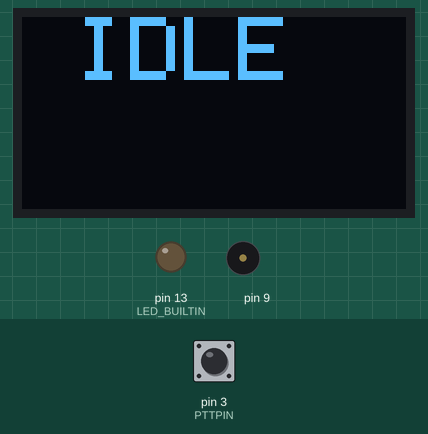
Recording of a sketch running on a simulated Arduino Uno, built with avr-gcc and run on an emulated ATmega328P. Parts: 128×64 one-colour display, output pins drawn as LEDs (lit = HIGH), buzzer (waves = sounding). The inputs (shaded band) are chosen by the test bench; at power-on: pin 3 (PTTPIN) HIGH. What the sketch prints to the serial monitor is not drawn.

Above: at 4.3 s.
4.4 s: pin 3 (PTTPIN) pulled LOW for 0.15 s
At 5.3 s:
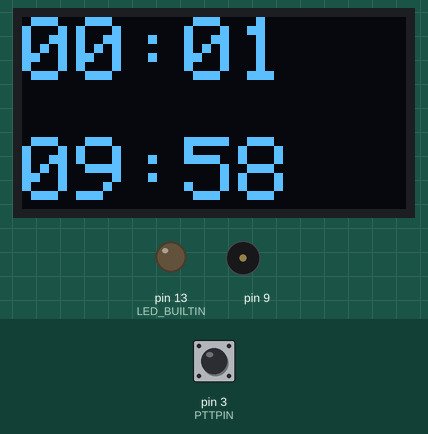
7.5 s: pin 3 (PTTPIN) pulled LOW for 1 s
At 7.8 s:
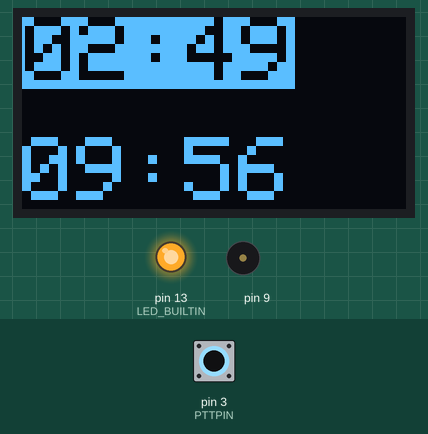
10.0 s: pin 3 (PTTPIN) pulled LOW for 0.15 s
At 10.9 s:
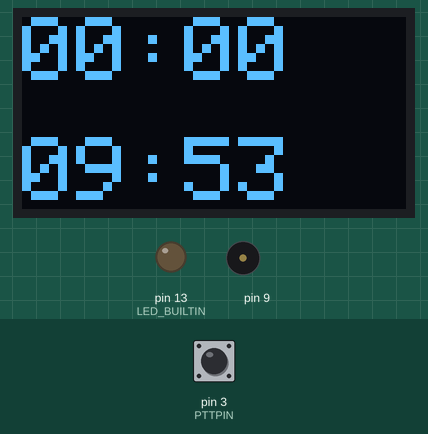
11.6 s: pin 3 (PTTPIN) pulled LOW for 1 s
At 13.9 s:
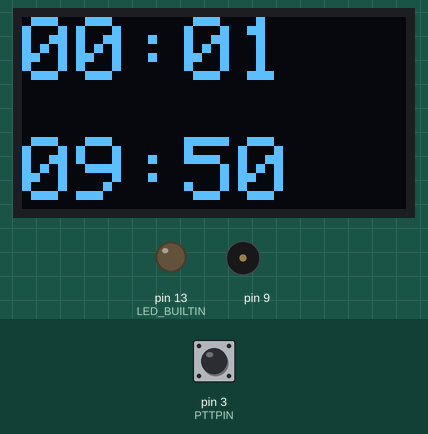
Timing chart, 0 to 15.1 s (numbered marks = the images above; inputs shaded):
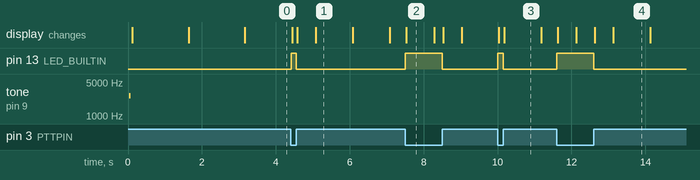

The sketch:

PTTTimer.ino
```cpp
//K7PHI Icom 27-A PTT Timer

#include <SPI.h>
#include <Wire.h>
#include <toneAC.h>
#include <Adafruit_SSD1306.h>
#include <Adafruit_GFX.h>
//#include <Fonts/FreeSans12pt7b.h>

#define SSD1306_EXTERNALVCC
#define PTTPIN 3 //PTT pin is 3

#define SCREEN_WIDTH 128 // OLED display width, in pixels
//#define SCREEN_HEIGHT 32 // OLED display height, in pixels
#define SCREEN_HEIGHT 64 // OLED display height, in pixels

// Declaration for an SSD1306 display connected to I2C (SDA, SCL pins)
#define OLED_RESET -1 // Reset pin # (or -1 if sharing Arduino reset pin)
Adafruit_SSD1306 display(SCREEN_WIDTH, SCREEN_HEIGHT, &Wire, OLED_RESET);

#define PTTTIME  170000 //170 seconds, 10 seconds shy of 3 minutes
#define IDTIME   600000 //600 seconds (10min)
#define IDLETIME 900000 //900 seconds (15 min)

//#define PTTTIME 10000 //10 seconds, for testing
//#define IDTIME 60000 //60 seconds (1min, for testing)
//#define IDLETIME 120000 //120 seconds, for testing


//Global Variables
unsigned long screenRefreshTimer = 0, PTTTimer = 0, IDTimer = 0;
bool FirstPTT = false, PTTMode = false, IDMode = false;
int PTTAlarm = 0;
const int screenRefreshInterval=250;

void splashScreen()
{
  //display splash screen
  display.clearDisplay();
  display.setTextSize(2);             // Normal 1:1 pixel scale
  display.setTextColor(SSD1306_WHITE);        // Draw white text
  display.setCursor(0, 0);            // Start at top-left corner
  display.println(F("   ICOM   ")); //10
  display.println(F(" PTT-Piggy"));
  display.display();
  display.clearDisplay();
  delay(1500);

  display.setCursor(0, 0);            // Start at top-left corner
  display.println( F("  K7PHI   "));
  display.println( F("   2021   "));
  display.display(); //wipe clear could be fun and useless :P
  display.clearDisplay();
  delay(1500);
}

void initOLED()
{
  //Init OLED display
  //FAIL BEEP IF FAIL

  //arduino isnt seeing these in the header?? WTH?
#define SSD1306_EXTERNALVCC 0x01  ///< External display voltage source
#define SSD1306_SWITCHCAPVCC 0x02 ///< Gen. display voltage from 3.3V

  if (!display.begin(SSD1306_EXTERNALVCC, 0x3C))  // Address 0x3C for 128x32  Address 0x3C for 128x64
  {
    Serial.println(F("SSD1306 allocation failed"));
    //toneAC( frequency [, volume [, length [, background ]]] )
    toneAC(783.99, 10, 200); //pins 9 and 10 on a nano hooked to a buzzer
    toneAC(739.99, 10, 200); //pins 9 and 10 on a nano hooked to a buzzer
    toneAC(698.46, 10, 200); //pins 9 and 10 on a nano hooked to a buzzer
    toneAC(659.25, 10, 500); //pins 9 and 10 on a nano hooked to a buzzer
    //for (;;); // Don't proceed, loop forever
  }
  display.setRotation(180);
}

void setup()
{

  Serial.begin(115200);
  initOLED();

  //PTT Status Pin
  pinMode(PTTPIN, INPUT_PULLUP);
  pinMode(LED_BUILTIN, OUTPUT);
  digitalWrite(LED_BUILTIN, LOW);

  //Boot-up beep
  toneAC(2600, 5, 50); //pins 9 and 10 on a nano hooked to a buzzer

  splashScreen();//takes 3 seconds, would be nice to have it non blocking / interruptable with PTT
}

void chirp(int a, int b, int chirpTone, int chirpVol = 10)
{
  for (int i = 0; i < a; i++)
  {
    for (int j = 0; j < b; j++) //3 and 5 sounds like a cricket
    {
      //toneAC( frequency [, volume [, length [, background ]]] )
      toneAC(chirpTone, chirpVol);
      delay(10);
      toneAC();
      delay(10);
    }
    delay(100);
  }
}

void loop() {
  int PTTPinState;
  int minutes = 0;
  unsigned long nowTime, calcInterval;
  char buf[50];
  /* THIS CODE IS NOT I REPEAT NOT NEEDED OR USEFUL! ALREADY ROLLS OVER GRACEFULLY AS IS!!
    if (screenRefreshTimer > millis())
    screenRefreshTimer = 0;
    if (IDTimer > millis())
    IDTimer = 0;
    if (PTTTimer > millis())
    IDTimer = 0;

    //code to handle millis rollover wrt PTTTimer and IDTimer
  */

  PTTPinState = digitalRead(PTTPIN);

  if (PTTPinState == LOW ) //we're transmitting
  {
    if (PTTMode == false) //Suddenly!
    {
      PTTMode = true; //set the PTTMode to true

      //round to nearest second
      PTTTimer = (millis()/1000)*1000;
      //force screen refresh
      screenRefreshTimer = millis() + screenRefreshInterval;
      FirstPTT = true; //use this to keep track of initial timers and stuff

      digitalWrite(LED_BUILTIN, HIGH);
      if (IDMode == false) //we started transmitting, so now we need to ID in 10 minutes
      {
        IDMode = true;
        //round to nearest second
        IDTimer = (millis()/1000)*1000;
      }
    }

    //check for alarm timer, set alarm variable but only if alarm isn't already going off
    if ((millis() - PTTTimer) > PTTTIME && PTTAlarm == 0)
      PTTAlarm = 1;
  }
  else if (PTTPinState == HIGH && PTTMode == true) // we've stopped transmitting
  {
    PTTMode = false;
    //round to nearest second
    PTTTimer = (millis()/1000)*1000;

    //force immediate screen refresh
    screenRefreshTimer = millis() + screenRefreshInterval;
    PTTAlarm = 0;
    digitalWrite(LED_BUILTIN, LOW);
  }

  //ID TIMER RAN OUT, CHIRP PLZ
  if ((millis() - IDTimer) > IDTIME && IDMode == true)
  {
    IDMode = false; // turn off reminders. PTT will activate them again.
    chirp(1, 3, 3000, 10); //A,B, Freq, Vol
    Serial.print("ID REMINDER - ");
  }

  if ((millis() - screenRefreshTimer) > screenRefreshInterval) //update screen once per interval
  {
    screenRefreshTimer = millis();
    if (PTTAlarm > 0) //alarming!
    {
      Serial.print("TIMEOUT! - ");
      noToneAC(); // shut up
      if (PTTAlarm == 1)
        toneAC(750, 5, 250, true); //beep
      else if (PTTAlarm == 2)
        toneAC(500, 5, 250, true); //boop

      //toneAC( frequency [, volume [, length [, background ]]] )
      PTTAlarm++;
      if (PTTAlarm > 2)
        PTTAlarm = 1;
    }

    // only hide timers when ID expires BY 30 min (radio assumed idle)
    // keep track of initial condition where millis is close to the timers but PTT never got touched.
    // So display IDLE at startup.
    if ((millis() - IDTimer) < IDLETIME  && FirstPTT == true)
    {
      nowTime = millis(); // now we can stop calling it all the time

      //display.setRotation(0);            // Start at top-left corner
      display.setCursor(0, 0);            // Start at top-left corner
      display.setTextSize(3);             // Normal 1:1 pixel scale

      //show PTT Timer
      if (PTTMode == true)
      {
        if (PTTAlarm == 0 || PTTAlarm == 2) //if alarm is off or is alternate, makes it flash
        {
          display.setTextColor(SSD1306_BLACK, SSD1306_WHITE); // Draw 'inverse' text
          display.print(" "); //print white block then shift right so we have a 1px boder to the left
          display.setCursor(1, 0);
        }
        else
          display.setCursor(1, 0); //match offset during blinking


        Serial.print(((nowTime - IDTimer) / 1000.0), 1);
        Serial.print(" - ");
        if ((nowTime - PTTTimer) < PTTTIME)
        {

          //display.println(((PTTTIME - (nowTime - PTTTimer)) / 1000.0), 1); //make it a countdown timer
          calcInterval = (PTTTIME - (nowTime - PTTTimer)) / 1000;
          minutes = 0;

          //is this faster than division? I don't know if I care :P
          while (calcInterval > 60)
          {
            calcInterval -= 60;
            minutes++;
          }

          sprintf(buf, "%02d:%02d", minutes, calcInterval);
          display.println(buf);

          Serial.print(((PTTTIME - (nowTime - PTTTimer)) / 1000.0), 1); //make it a countdown timer
        }
        else // stupid signed operations
        {
          //display.println(((-PTTTIME + (nowTime - PTTTimer)) / 1000.0), 1); //make it a countdown timer
          calcInterval = (-PTTTIME + (nowTime - PTTTimer)) / 1000;
          minutes = 0;

          //is this faster than division? I don't know if I care :P
          while (calcInterval > 60)
          {
            calcInterval -= 60;
            minutes++;
          }

          sprintf(buf, "%02d:%02d", minutes, calcInterval);
          display.println(buf);

          Serial.print(((-PTTTIME + (nowTime - PTTTimer)) / 1000.0), 1); //make it a countdown timer
        }
        //Serial.print((((PTTTIME) - (nowTime - PTTTimer)) / 1000.0), 1); //make it a countdown timer
        Serial.println(" - PTT");
      }

      //show count-up time since last PTT
      else
      {
        //decimal seconds
        //display.println(((nowTime - PTTTimer) / 1000.0), 1); //count UP timer

        calcInterval = (nowTime - PTTTimer) / 1000;
        minutes = 0;

        //is this faster than division? I don't know if I care :P
        while (calcInterval > 60)
        {
          calcInterval -= 60;
          minutes++;
        }

        //count UP timer
        sprintf(buf, "%02d:%02d", minutes, calcInterval);
        display.println(buf);

        Serial.print(((nowTime - IDTimer) / 1000.0), 1);
        Serial.print(" - ");
        Serial.println(((nowTime - PTTTimer) / 1000.0), 1);
      }

      display.setTextColor(SSD1306_WHITE);

      //show ID timer if its active
      if (IDMode == true)
      {
        display.setCursor(0, 40);
        //display.println(((IDTIME - (nowTime - IDTimer)) / 1000.0), 1); //make it a countdown timer
        calcInterval = (IDTIME - (nowTime - IDTimer)) / 1000;
        minutes = 0;

        //is this faster than division? I don't know if I care :P
        while (calcInterval > 60)
        {
          calcInterval -= 60;
          minutes++;
        }

        //count UP timer
        sprintf(buf, "%02d:%02d", minutes, calcInterval);
        display.println(buf);

      }

      display.display();
      display.clearDisplay(); //clears the BUFFER only, not the whole screen
    }
    else
    {
      display.setCursor(0, 0);            // Start at top-left corner
      display.setTextSize(3);             // Normal 1:1 pixel scale
      display.println(" IDLE "); //REPLACE THIS WITH A SCREEN SAVER!!
      Serial.println(" IDLE ");
      display.display();
      display.setTextColor(SSD1306_WHITE);
      display.clearDisplay(); //clears the BUFFER only, not the whole screen
    }
  }
}
```

Measured:
- after the input at 4.4 s, pin 13 (LED_BUILTIN): LOW → HIGH at once, → LOW 0.13 s later; the display: first changes after 0.05 s (image 1 shows a later state)
- after the input at 7.5 s, pin 13 (LED_BUILTIN): LOW → HIGH at once, → LOW 1.0 s later
- after the input at 10.0 s, pin 13 (LED_BUILTIN): LOW → HIGH at once, → LOW 0.15 s later
- after the input at 11.6 s, pin 13 (LED_BUILTIN): LOW → HIGH at once, → LOW 1.0 s later
- what the display in image 1 shows lasts 1.0 s, from 5.1 s to 6.1 s
- what the display in image 2 shows lasts 0.8 s, from 7.5 s to 8.3 s
